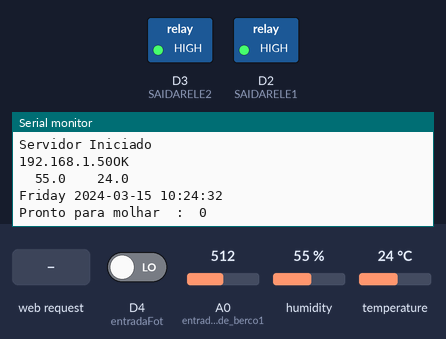
A sketch run on a simulated ESP8266 (NodeMCU). Shown: switched loads named in the sketch (green lamp = pin HIGH), the last lines printed to the serial monitor. The inputs (shaded band) are chosen by the test bench; at power-on: D4 (entradaFot) LOW, A0 (entradaUmidade_berco1) = 512, humidity 55 %, temperature 24 °C. WiFi joins after 1.5 s; servers stay silent unless stated; the local clock reads 2024-03-15 10:24:30 at power-on unless the sketch sets it.

Above: at 2.7 s.
2.8 s: HTTP request GET /abrirValvula received
At 5.7 s:
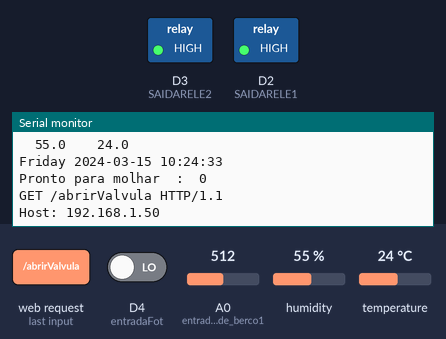
6.4 s: HTTP request GET /fecharValvula received
At 9.0 s:
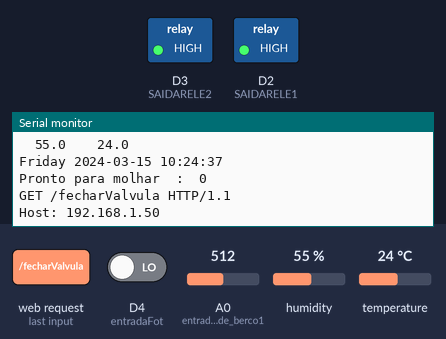
9.9 s: HTTP request GET /lerTemperatura received
At 12.4 s:
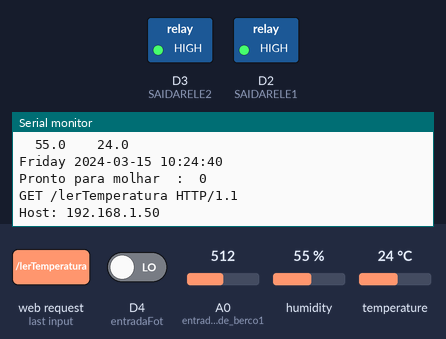
Timing chart, 0 to 13.9 s (numbered marks = the images above; inputs shaded):
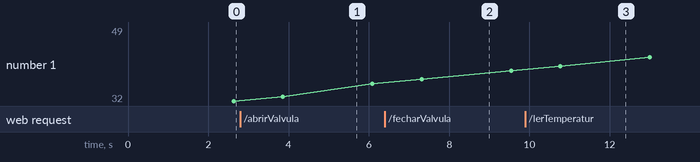

Measured:
- after the input at 2.8 s, the serial monitor: prints a new line after 2.2 s (image 1)
- after the input at 6.4 s, the serial monitor: prints a new line after 2.0 s (image 2)
- after the input at 9.9 s, the serial monitor: prints a new line after 2.0 s (image 3)
- plotted number 1: 39 → 49 after the input at 9.9 s

The sketch:

Alface_version3.13.ino
```cpp
#include <DHTesp.h>
#include <DS1302.h>
#include <ESP8266WiFi.h>
#define DHTPIN D8 // pino que estamos conectado
#define DHTTYPE DHT11 // DHT 11
#define SAIDARELE1 D2
#define SAIDARELE2 D3
/* Projeto versao 1.0 compilada em 31 de dezembro de 2018 as 22:43
  //ESP Web Server Library to host a web page

  /////////////////////////////////////////////////////////////////////////////////////
  /*ConfiguraÃ§Ãµes necessÃ¡rias, vamos ver como o modulo se comportarÃ¡
*/
IPAddress ip = IPAddress(192, 168, 1, 254);
IPAddress gw = IPAddress(192, 168, 1, 1);
IPAddress sn = IPAddress(255, 255, 255, 0);
const char* ssid = "Zhone_BD30";
const char* password = "znid307322928";
WiFiServer server(5600);

///////////////////////////////////////////////////////////////////////////////////

//const int SAIDARELE1 = D2;//Saida 1 para solenoide de abertura da valvula da agua de alimentaÃ§Ã£o
//const int SAIDARELE2 = D3;//Saida 2 para solenoide de abertura da valvula da agua de alimentaÃ§Ã£o
const int entradaFot = D4; //Entrada fotocelula
const int kCePin   = D5;  // Chip Enable
const int kIoPin   = D6;  // Input/Output
const int kSclkPin = D7;  // Serial Clock
const int entradaUmiTemp = D8;
const int entradaUmidade_berco1 = A0;//Entrada do sendsor de umidade do berÃ§o 1
//int entradaUmidade_berco2 = A1;//Entrada do sendsor de umidade do berÃ§o 1
//int entradaUmidade_berco3 = A2;//Entrada do sendsor de umidade do berÃ§o 1
int leituraUmidade=0;
///////////////////////////////////////////////////////////////////////////////////

int valorUmidade1 = 0;
int valorUmidade2 = 0;
int valorUmidade3 = 0;
bool chora = false;
bool molhou = false;
bool diaNoite = false;
String enviar = "";

///////////////////////////////////////////////////////////////////////////////////
/*Prototipos de funÃ§Ãµes*/

void conectar();
void molhar();
void checarUmidade();
void MostrarTempUmid();
void checarHora();
void printTime();
void dia();
String dayAsString(const Time::Day day);

///////////////////////////////////////////////////////////////////////////////////
// Criando um objeto  DHT11  com pinos acima.

DHTesp dht;

///////////////////////////////////////////////////////////////////////////////////
// Criando um objeto  DS1302  com pinos acima.

DS1302 rtc(kCePin, kIoPin, kSclkPin);

///////////////////////////////////////////////////////////////////////////////////

void setup() {
  //////////////////////////////////////////////////////////////////////////////////
  /*
      GravaÃ§Ã£o de set do relogio */

  //  rtc.writeProtect(false);
  //  rtc.halt(false);
  //    Make a new time object to set the date and time.
  //  Time t(2018, 12, 31, 22, 52, 50, Time::kSunday);
  //   Set the time and date on the chip.
  //rtc.time(t);

  //////////////////////////////////////////////////////////////////////////////////
  Serial.begin(115200);
  delay(10);
  //////////////////////////////////////////////////////////////////////////////////

  ////////////////////////////////////////////////////////
  Serial.println();
  Serial.println();
  Serial.print("Connecting to ");
  Serial.println(ssid);
  WiFi.config(ip, gw, sn);
  WiFi.mode(WIFI_STA);
  WiFi.begin(ssid, password);
  /////////////////////////////////////////////////////////
  while (WiFi.status() != WL_CONNECTED) {
    delay(500);
    Serial.print(".");
  }
  Serial.println("");
  Serial.println("WiFi conectado");
  server.begin();
  Serial.println("Servidor Iniciado");
  Serial.print(WiFi.localIP());
  pinMode(SAIDARELE1, OUTPUT);
  pinMode(SAIDARELE2, OUTPUT);
  digitalWrite(SAIDARELE1, HIGH);
  digitalWrite(SAIDARELE2, HIGH);
  pinMode(entradaFot, INPUT);
  pinMode(entradaUmidade_berco1 , INPUT);
  dht.setup(DHTPIN, DHTesp::DHT11); // Connect DHT sensor to 4
}

void loop() {
  WiFiClient client = server.available();
  if (!client)
  {
    checarUmidade();
    MostrarTempUmid();
    printTime();
    //molhar();
    checarHora();
    dia();
    //Se nÃ£o houver nenhum cliente podemos retornar pois nÃ£o hÃ¡ nada a fazer
    // return;
  }
  else {
    while (!client.available())
    {
      delay(100);
    }
    String op = client.readString();

    Serial.println(op);
    if (op == "abrirValvula")
    {
      digitalWrite(SAIDARELE1, LOW);
      digitalWrite(SAIDARELE2, LOW);
      //fazer algo
      Serial.println("Voce apertou o botao Molhar");
      enviar = "Molhando";
    }
    if (op == "fecharValvula")
    {
      digitalWrite(SAIDARELE1, HIGH);
      digitalWrite(SAIDARELE2, HIGH);
      //faz algo mÃ¡gico
      Serial.println("Voce apertou o botao Parar");
      enviar = "Parando";
    }
    if (op == "lerTemperatura")
    {
      enviar = "TesteTemperatura";
    }
    if (op == "lerUmidade")
    {
      Serial.println("Voce apertou o botao para ler umidade");
      enviar = (String)leituraUmidade;
    }
    if (op == "lerUmidadeAr")
    {
      enviar = "TesteUmidadeAr";
    }
    if (op == "lerLuminosidade")
    {
      enviar = "TesteLuminosidade";
    }
    if (op == "lerHora")
    {
      enviar = "TesteUmidade";
    }
    client.print(enviar);
    client.stop();
  }


}
/////////////////////////////////////////////////////////////////////////////////////////////////////
void dia()
{
  diaNoite = digitalRead(entradaFot);
}
////////////////////////////////////////////////////////////////////////////////////////////////////
void conectar()
{

}
///////////////////////////////////////////////////////////////////////////////////////////////////////////
void molhar()
{
  if ((valorUmidade1 >= 2) && (chora == true) && (molhou == false))
  { Serial.println("Molhar");
    do {
      digitalWrite(SAIDARELE1, LOW);
      digitalWrite(SAIDARELE2, LOW);
      checarUmidade();
      delay(200);
    } while (valorUmidade1 < 2);
    molhou = true;
  }
  else if ((valorUmidade1 >= 1) && (chora == true) && (molhou == false))
  { Serial.println("Molhar pouco");
    digitalWrite(SAIDARELE1, LOW);
    digitalWrite(SAIDARELE2, LOW);
    delay(5000);
    molhou = true;
  }
  else
  { Serial.println("NÃ£o molhar");
    digitalWrite(SAIDARELE1, HIGH);
    digitalWrite(SAIDARELE2, HIGH);
    if (chora == false)
    {
      molhou = false;
    }
  }
  Serial.print("Estados dos reles :");
  Serial.print("\t");
  Serial.print("Rele 1 : ");
  Serial.print(SAIDARELE1);
  Serial.print("\t");
  Serial.print("Rele 2 : ");
  Serial.print(SAIDARELE2);

  Serial.println();
  delay(200);
}
////////////////////////////////////////////////////////////////////////////////////////////////////////////////////////////////
void checarUmidade()
{
  leituraUmidade = analogRead(entradaUmidade_berco1);
  if (leituraUmidade <= 1023 && leituraUmidade >= 682) {
    valorUmidade1 = 2;
  } else {
    if (leituraUmidade <= 681 && leituraUmidade >= 341) {
      valorUmidade1 = 1;
    }
    else {
      if (leituraUmidade <= 340 && leituraUmidade >= 0) {
        valorUmidade1 = 0;
      }
    }
  }
  delay(100);
}
//////////////////////////////////////////////////////////////////////////////////////////////////////////////////////////////////
void MostrarTempUmid()
{
  // A leitura da temperatura e umidade pode levar 250ms!
  // O atraso do sensor pode chegar a 2 segundos.
  delay(dht.getMinimumSamplingPeriod());
  float h = dht.getHumidity();
  float t = dht.getTemperature();
  // testa se retorno Ã© valido, caso contrÃ¡rio algo estÃ¡ errado.
  if (isnan(t) || isnan(h))
  {
    Serial.println("Failed to read from DHT");
  }
  else
  {
    float humidity = dht.getHumidity();
    float temperature = dht.getTemperature();

    Serial.println(dht.getStatusString());
    Serial.print("\t");
    Serial.print(humidity, 1);
    Serial.print("\t\t");
    Serial.print(temperature, 1);
    Serial.print("\t\t");
    Serial.println();
  }
}
//////////////////////////////////////////////////////////////////////////////////////////////////////////////////////////////////
void checarHora()
{

  Time hora = rtc.time();
  if ((hora.hr == 7) && (hora.min <= 30))
  {
    chora = true;
  }

  else if ((hora.hr == 18) && (hora.min <= 30))
  {
    chora = true;
  }
  else
  {
    chora = false;
  }
  Serial.print("Pronto para molhar  :  ");
  Serial.print(chora);
  Serial.println();
  delay(100);
}
String dayAsString(const Time::Day day) {
  switch (day) {
    case Time::kSunday: return "Sunday";
    case Time::kMonday: return "Monday";
    case Time::kTuesday: return "Tuesday";
    case Time::kWednesday: return "Wednesday";
    case Time::kThursday: return "Thursday";
    case Time::kFriday: return "Friday";
    case Time::kSaturday: return "Saturday";
  }
  return "(unknown day)";
}
//////////////////////////////////////////////////////////////////////////////////////////////////////////////
void printTime() {
  // Get the current time and date from the chip.
  Time t = rtc.time();
  // Name the day of the week.
  const String day = dayAsString(t.day);
  // Format the time and date and insert into the temporary buffer.
  char buf[50];
  snprintf(buf, sizeof(buf), "%s %04d-%02d-%02d %02d:%02d:%02d",
           day.c_str(),
           t.yr, t.mon, t.date,
           t.hr, t.min, t.sec);
  Serial.println(buf);
}
```
